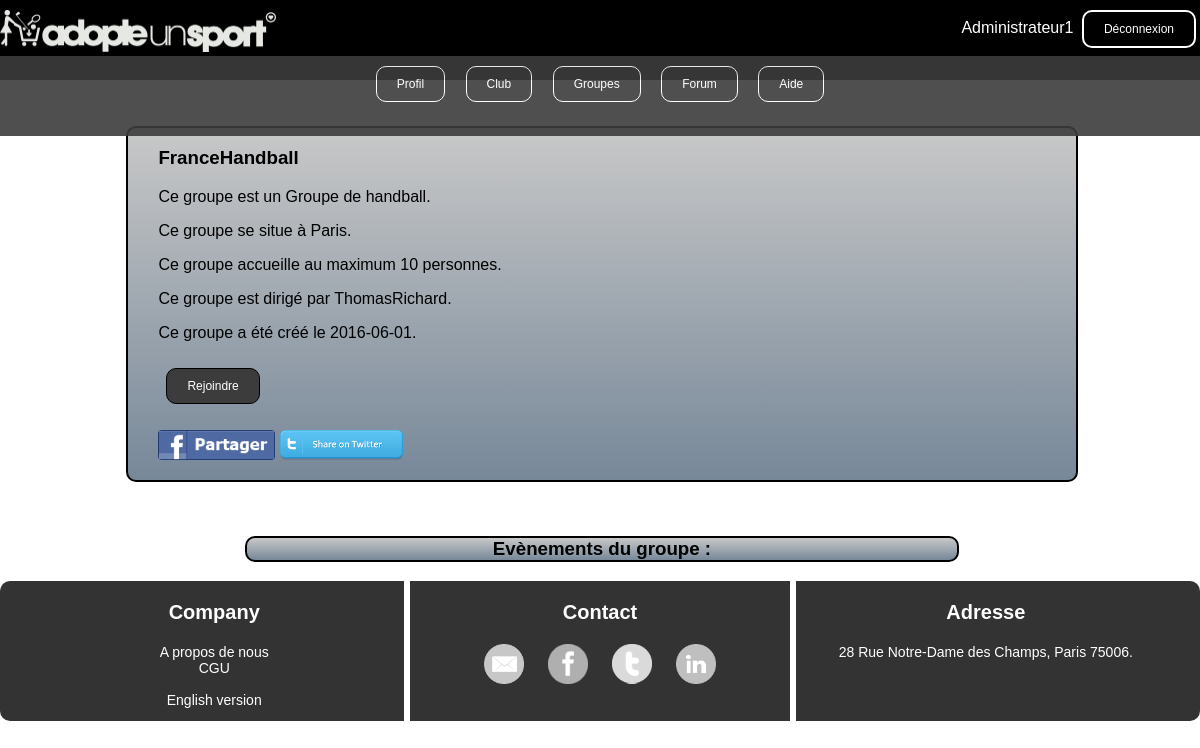
The page /pagemutablegroupe.php?Titregroupe=FranceHandball (signed in) on the database its author committed.
### tables this page shows
CREATE TABLE IF NOT EXISTS `groupe` (
  `Id` int(11) NOT NULL AUTO_INCREMENT,
  `Titre` varchar(255) NOT NULL,
  `Descriptif` varchar(1000) NOT NULL,
  `Zone_geographique` varchar(255) NOT NULL,
  `Nb_max_personnes` int(11) NOT NULL,
  `Photo` varchar(255) NOT NULL,
  `Nom_sport` varchar(255) NOT NULL,
  `Pseudo_membre_createur` varchar(255) NOT NULL,
  `Date_creation` date NOT NULL,
  PRIMARY KEY (`Id`)
);

### pagemutablegroupe.php (the view, shortened to what this page needs)
<?php
include_once("model.php");
	$grp = $_GET['Titregroupe'];
?>
<!DOCTYPE html>
<html>
	<head>
		<link href='assets/css/styleheaderfooter.css' rel='stylesheet' type='text/css' />
		<link href='assets/css/style.css' rel='stylesheet' type='text/css' />
	</head>
	<body>
		<?php include("headermembre.php"); ?>
		<div class="detailgroupe">
			<h3><?php echo $_GET['Titregroupe']; ?></h3>
			<?php
				try
					{
						$base = new PDO('mysql:host=localhost;dbname=app_info;charset=utf8', 'root', '');
					}
					catch(Exception $e)
					{
	        			die('Erreur : '.$e->getMessage());
					}
				$reponse = $base->query('SELECT Titre, Descriptif, Zone_geographique, Nb_max_personnes, Pseudo_membre_createur, Date_creation FROM groupe WHERE Titre="'.$_GET['Titregroupe'].'"');
				while ($donnees = $reponse->fetch())
					{ ?>
						<p>Ce groupe est un <?php echo $donnees['Descriptif']; ?>.</p>
						<p>Ce groupe se situe à <?php echo $donnees['Zone_geographique']; ?>.</p>
						<p>Ce groupe accueille au maximum <?php echo $donnees['Nb_max_personnes']; ?> personnes.</p>
						<p>Ce groupe est dirigé par <?php echo $donnees['Pseudo_membre_createur']; ?>.</p>
						<p>Ce groupe a été créé le <?php echo $donnees['Date_creation']; ?>.</p>
					<?php
					}
				if (isset($_SESSION['Pseudo'])){
					$req = $base->prepare('SELECT count(*) FROM appartenance_groupe WHERE Pseudo_membre_inscrit = ? AND Titre_groupe = ? ');
					$req->execute(array($_SESSION['Pseudo'], $grp));
					$data = $req->fetch();
					if ($data[0] == 1) {
						?><form method="post">
							<input type="submit" name="desinscription" value="Desinscription" class="button3">
							</form>
						<?php
					}
					else if ($data[0] == 0) {
						?><form method="post">
							<input type="submit" name="rejoindre" value="Rejoindre" class="button3">
						</form>
					<?php
					}
				}
			?>
			<P><a target="_blank" href="https://www.facebook.com/sharer/sharer.php?u=pagemutablegroupe.php?Titregroupe=<?php echo $_GET['Titregroupe']; ?>"><img class="lienpartage" src="Images/fbshare.png" /></a>
			<a target="_blank" href="https://twitter.com/home?status=pagemutablegroupe.php?Titregroupe=%3C?php%20echo%20$_GET%5B'Titregroupe'%5D;%20?%3E"><img class="lienpartage" src="Images/twittershare.png" /></a></p>
		</div>
		<h3 class="grouperecent">Evènements du groupe :</h3>
		<?php include("footermembre.php"); ?>
	</body>
</html>

### assets/css/style.css (style rules this page uses)
body { background-image : url('Images/fond2.jpg'); background-size: 100%; background-repeat: no-repeat; background-attachment: fixed; display: block; color : black; font-family : "Verdana", cursive, sans-serif; }
a { color: black; text-decoration: none; }
input { border-radius: 6px; }
.lienpartage { border-radius: 4px; height: 30px; display: inline-block; }
.button3 { background-color: rgb(60,60,60); border: solid black 1px; border-radius: 10px; color: white; padding: 10px 20px; text-align: center; text-decoration: none; display: inline-block; font-size: 12px; margin: 10px 8px; cursor: pointer; }
.grouperecent { text-align: center; background-image:linear-gradient(rgb(200,200,200), rgb(119,136,153)); width: 60%; margin-left: 20%; margin-right: 20%; border: solid black 2px; border-radius: 10px; }
.detailgroupe { display:inline-block; margin:10%; margin-bottom: 3%; width: 80%; border: solid black 2px; border-radius: 10px; background-image:linear-gradient(rgb(200,200,200), rgb(119,136,153)); text-indent: 30px; }

### rows shown on the page
groupe: Descriptif "Groupe de handball", Zone_geographique "Paris", Nb_max_personnes "10", Pseudo_membre_createur "ThomasRichard", Date_creation "2016-06-01"

### other values the page prints
$_SESSION['Pseudo'] "Administrateur1"
$_GET['Titregroupe'] "FranceHandball"
